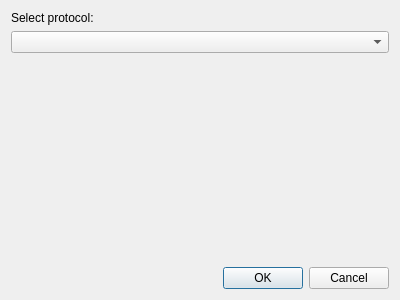
<?xml version="1.0" encoding="UTF-8"?>
<ui version="4.0">
 <class>NewProtocol</class>
 <widget class="QDialog" name="NewProtocol">
  <property name="geometry">
   <rect>
    <x>0</x>
    <y>0</y>
    <width>400</width>
    <height>300</height>
   </rect>
  </property>
  <property name="windowTitle">
   <string>Dialog</string>
  </property>
  <layout class="QGridLayout" name="gridLayout">
   <item row="5" column="0">
    <widget class="QDialogButtonBox" name="buttonBox">
     <property name="orientation">
      <enum>Qt::Horizontal</enum>
     </property>
     <property name="standardButtons">
      <set>QDialogButtonBox::Cancel|QDialogButtonBox::Ok</set>
     </property>
    </widget>
   </item>
   <item row="0" column="0">
    <widget class="QLabel" name="label">
     <property name="text">
      <string>Select protocol:</string>
     </property>
    </widget>
   </item>
   <item row="1" column="0">
    <widget class="QComboBox" name="cb_protocol"/>
   </item>
   <item row="4" column="0">
    <spacer name="verticalSpacer">
     <property name="orientation">
      <enum>Qt::Vertical</enum>
     </property>
     <property name="sizeHint" stdset="0">
      <size>
       <width>20</width>
       <height>40</height>
      </size>
     </property>
    </spacer>
   </item>
   <item row="2" column="0">
    <layout class="QVBoxLayout" name="connectionParametersLayout">
     <property name="topMargin">
      <number>3</number>
     </property>
     <property name="bottomMargin">
      <number>3</number>
     </property>
    </layout>
   </item>
  </layout>
 </widget>
 <resources/>
 <connections>
  <connection>
   <sender>buttonBox</sender>
   <signal>accepted()</signal>
   <receiver>NewProtocol</receiver>
   <slot>accept()</slot>
   <hints>
    <hint type="sourcelabel">
     <x>257</x>
     <y>290</y>
    </hint>
    <hint type="destinationlabel">
     <x>157</x>
     <y>274</y>
    </hint>
   </hints>
  </connection>
  <connection>
   <sender>buttonBox</sender>
   <signal>rejected()</signal>
   <receiver>NewProtocol</receiver>
   <slot>reject()</slot>
   <hints>
    <hint type="sourcelabel">
     <x>325</x>
     <y>290</y>
    </hint>
    <hint type="destinationlabel">
     <x>286</x>
     <y>274</y>
    </hint>
   </hints>
  </connection>
  <connection>
   <sender>cb_protocol</sender>
   <signal>currentIndexChanged(int)</signal>
   <receiver>NewProtocol</receiver>
   <slot>currentProtocolChanged(int)</slot>
   <hints>
    <hint type="sourcelabel">
     <x>340</x>
     <y>44</y>
    </hint>
    <hint type="destinationlabel">
     <x>382</x>
     <y>118</y>
    </hint>
   </hints>
  </connection>
 </connections>
 <slots>
  <slot>currentProtocolChanged(int)</slot>
 </slots>
</ui>
